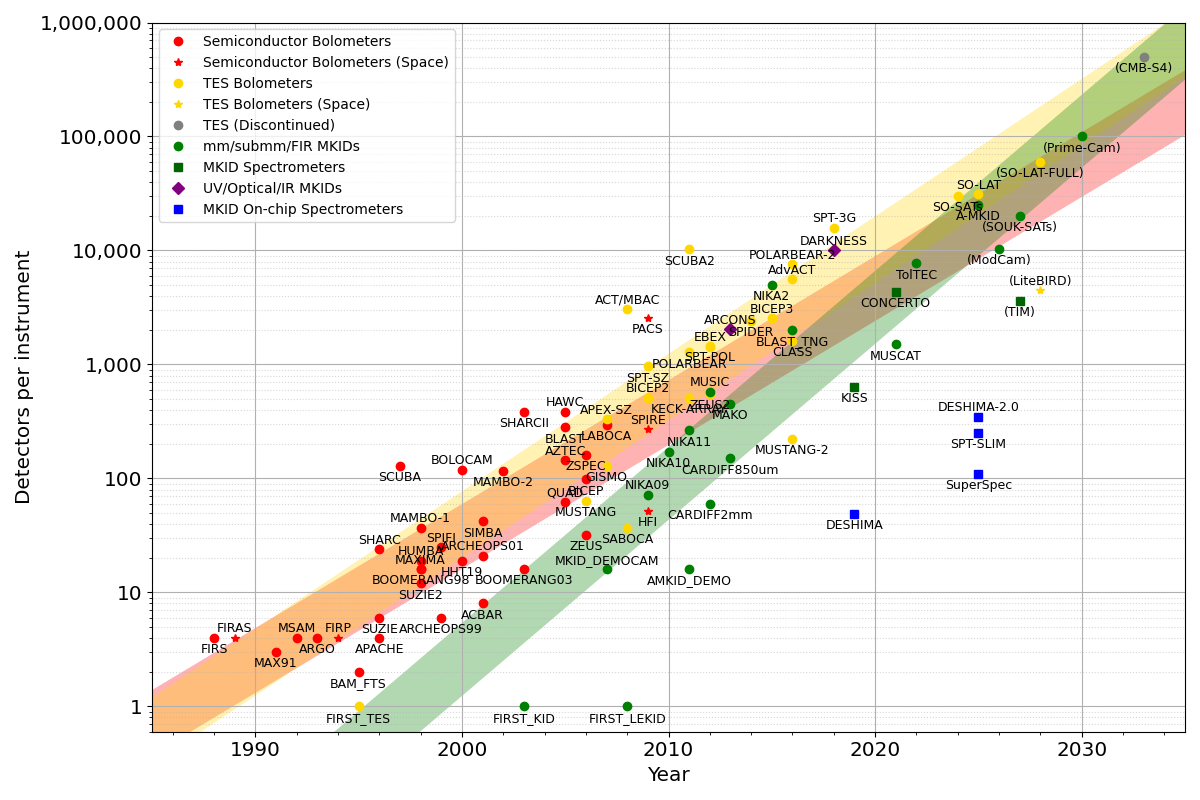

This figure's Python source:
import csv
import matplotlib.pyplot as plt
import numpy as np

#read csv into dict
filename = 'instruments.csv'
reader = csv.DictReader(open(filename), delimiter = '\t', quotechar = '"')
instruments = [i for i in reader if i['Date'].isdigit()]

# Instruments with labels positioned ABOVE the marker
textPositionUpper=['FIRAS','MSAM','FIRP','SHARC','SPIFI','MAMBO-1','HUMBA','MAXIMA','ARCHEOPS01','HAWC','AZTEC','QUAD','APEX-SZ','ACT/MBAC','NIKA09','EBEX','BICEP3','ARCONS','BOLOCAM','MKID_DEMOCAM','POLARBEAR-2','AdvACT','LiteBIRD','DARKNESS','SO-LAT','MUSIC']

# Instruments with labels positioned BELOW the marker (explicitly listed)
textPositionLower=['KISS','SPT-SLIM','TolTEC','TIM','ModCam','SOUK-SATs','SO-LAT-FULL','CMB-S4','ZEUS2','SPT-3G','BLAST_TNG','BICEP2']

# Future instruments (>2025) get parentheses
futureYear = 2025

#prepare plot and add points
f = plt.figure(figsize=(16,16))
ax = f.add_subplot(111)
####for i in instruments:
  #####choose colour / marker
  ####if i['Detector_Subtype'] in ['MKIDCAM', 'First_MKID','MKID','AMKID']:
    ####colour = 'green'
    ####marker = 'o'
  ####elif i['Detector_Subtype'] in ['KIDCAM', 'First_LEKID']:
    ####colour = 'green'
    ####marker = '*'
  ####elif i['Detector_Subtype'] in ['NIKA']:
    ####colour = 'green'
    ####marker = 'v'
  ####elif i['Detector_Subtype'] in ['BLAST']:
    ####colour = 'green'
    ####marker = '^'
  ####elif i['Platform'] == 'Ground':
    ####colour = 'red'
    ####marker = 'v'
  ####elif i['Platform'] == 'Balloon':
    ####colour = 'red'
    ####marker = '^'
  ####elif i['Platform'] == 'Space':
    ####colour = 'red'
    ####marker = '*'
  ####else:
    ####print i['Instrument']
    ####colour = 'red'
    ####marker = 'o'
    
for cnt,i in enumerate(instruments):
  #choose colour / marker
  if i['Detector_Type'] in ['Bolometer','Bolometer1']:
    colour = 'red'
    marker = 'o'
    if i['Detector_Subtype'] in ['TES','TES1']:
      colour = 'gold'
      marker = 'o'
    # Space-based TES (e.g., LiteBIRD)
    if i['Detector_Subtype'] == 'TES-Space':
      colour = 'gold'
      marker = '*'
    # Discontinued TES (e.g., CMB-S4)
    if i['Detector_Subtype'] == 'TES-Discontinued':
      colour = 'gray'
      marker = 'o'
  
  elif i['Detector_Type'] in ['KID','KID1']:
    colour = 'green'
    marker='o'
    # UV/Optical/IR MKIDs (e.g., DARKNESS, ARCONS)
    if i['Detector_Subtype'] == 'MKID-OIR':
      colour = 'purple'
      marker = 'D'
    # On-chip Spectrometer MKIDs (e.g., DESHIMA, SuperSpec, SPT-SLIM)
    elif i['Detector_Subtype'] == 'MKID-Spec':
      colour = 'blue'
      marker = 's'
    # Conventional Spectrometer MKIDs (e.g., KISS, CONCERTO, TIM)
    elif i['Detector_Subtype'] == 'MKID-Spec-Conv':
      colour = 'darkgreen'
      marker = 's'
    # Standard mm/submm/FIR KIDs (including LEKID, MKID, NIKA)
    elif i['Detector_Subtype'] in ['LEKID','LEKID1','MKID','NIKA']:
      colour = 'green'
      marker = 'o'
  
  if i['Platform']=='Space':
    marker='*'
  
  #else:
    #print i['Instrument']
  
  #choose marker symbol
  #if i['Detector_Subtype'] in ['KIDCAM', 'First_LEKID']:
    #marker = 'D'
  #elif i['Detector_Subtype'] in ['MKIDCAM', 'First_MKID']: 
    #marker = 's'
  #elif i['Detector_Subtype'] in ['NIKA']:
    #marker = 's'
  #else:
    #marker = 'o'
  
  #gather data and ignore bad fields
  x = i['Date']
  y = i['Total_Detectors']
  if not x.isdigit():
    print(i['Instrument']+': date is not a number:', i)
    continue
  if not y.isdigit():
    print(i['Instrument']+': number of detectors is not a number:', i)
    continue
  
  #plot
  ax.plot(float(x), float(y), marker = marker, color = colour,  ms=10, alpha=0.7)
  
  # Determine label text (add parentheses for future instruments)
  label_text = i['Instrument']
  if int(x) > futureYear:
    label_text = '(' + label_text + ')'
  
  # Apply position for labels
  if i['Instrument'] in textPositionUpper:
    ax.text(float(x),float(y)*1.05, label_text,size=9,va='bottom',ha='center')
  elif i['Instrument'] in textPositionLower:
    ax.text(float(x),float(y)*0.9, label_text,size=9,va='top',ha='center')
  else:
    # Default: below
    ax.text(float(x),float(y)*0.9, label_text,size=9,va='top',ha='center')
  

#gather data for fits to log10 of number of detectors
# Only include instruments up to 2025 in trend lines
maxYearForTrend = 2025

bolos_x = [float(i['Date']) for i in instruments if i['Detector_Type'] == 'Bolometer' and float(i['Date']) <= maxYearForTrend]
bolos_y = [np.log10(float(i['Total_Detectors'])) for i in instruments if i['Detector_Type'] == 'Bolometer' and float(i['Date']) <= maxYearForTrend]

# TES trend excludes space-based (TES-Space) and discontinued (TES-Discontinued) instruments
tes_x = [float(i['Date']) for i in instruments if i['Detector_Subtype'] == 'TES' and float(i['Date']) <= maxYearForTrend]
tes_y = [np.log10(float(i['Total_Detectors'])) for i in instruments if i['Detector_Subtype'] == 'TES' and float(i['Date']) <= maxYearForTrend]

semicond_x = [float(i['Date']) for i in instruments if (i['Detector_Type'] == 'Bolometer' and i['Detector_Subtype'] not in ['TES', 'TES-Space', 'TES-Discontinued'] and float(i['Date']) <= maxYearForTrend)]
semicond_y = [np.log10(float(i['Total_Detectors'])) for i in instruments if (i['Detector_Type'] == 'Bolometer' and i['Detector_Subtype'] not in ['TES', 'TES-Space', 'TES-Discontinued'] and float(i['Date']) <= maxYearForTrend)]

# KID trend excludes UV/optical/IR MKIDs (MKID-OIR), on-chip Spectrometer MKIDs (MKID-Spec), and future instruments
kids_x = [float(i['Date']) for i in instruments if (i['Detector_Type'] == 'KID' and i['Detector_Subtype'] not in ['MKID-OIR', 'MKID-Spec', 'MKID-Spec-Conv'] and float(i['Date']) <= maxYearForTrend)]
kids_y = [np.log10(float(i['Total_Detectors'])) for i in instruments if (i['Detector_Type'] == 'KID' and i['Detector_Subtype'] not in ['MKID-OIR', 'MKID-Spec', 'MKID-Spec-Conv'] and float(i['Date']) <= maxYearForTrend)]

mkids_x = [float(i['Date']) for i in instruments if i['Detector_Subtype'] in ['MKIDCAM', 'First_MKID','MKID','NIKA','LEKID'] and float(i['Date']) <= maxYearForTrend]
mkids_y = [np.log10(float(i['Total_Detectors'])) for i in instruments if i['Detector_Subtype'] in ['MKIDCAM', 'First_MKID','MKID','NIKA','LEKID'] and float(i['Date']) <= maxYearForTrend]

lekids_x = [float(i['Date']) for i in instruments if i['Detector_Subtype'] in ['NIKA','KIDCAM', 'LEKID'] and float(i['Date']) <= maxYearForTrend]
lekids_y = [np.log10(float(i['Total_Detectors'])) for i in instruments if i['Detector_Subtype'] in ['NIKA','KIDCAM','LEKID'] and float(i['Date']) <= maxYearForTrend]


#fit lines between given dates
bolorange = np.linspace(1980, 2035., 10)
tesrange = np.linspace(1980, 2035., 10)
semicondrange = np.linspace(1980, 2035., 10)
kidrange = np.linspace(1980, 2035., 10)
mkidrange = np.linspace(1980., 2035., 10)
lekidrange = np.linspace(1980., 2035., 10)

bolo_poly = np.polyfit(bolos_x, bolos_y, 1)
bolo_fit = np.poly1d(bolo_poly)(bolorange)

semicond_poly =  np.polyfit(semicond_x, semicond_y, 1)
semicond_fit = np.poly1d(semicond_poly)(semicondrange)

tes_poly =  np.polyfit(tes_x, tes_y, 1)
tes_fit = np.poly1d(tes_poly)(tesrange)


kids_poly = np.polyfit(kids_x, kids_y, 1)
kids_fit = np.poly1d(kids_poly)(kidrange)

mkid_poly = np.polyfit(mkids_x, mkids_y, 1)
mkid_fit = np.poly1d(mkid_poly)(mkidrange)

lekid_poly = np.polyfit(lekids_x, lekids_y, 1)
lekid_fit = np.poly1d(lekid_poly)(lekidrange)


##make points for legend
#plt.plot([], 'v', ms=16, color = 'red', label = 'Ground based bolometers')
#plt.plot([], 'o', ms=16, color = 'red', label = 'Air-borne bolometers')
#plt.plot([], '*', ms=16, color = 'red', label = 'Space based bolometers')
#plt.plot([], '^', ms=16, color = 'red', label = 'Balloon-borne bolometers')
#plt.plot([], 'v', ms=16, color = 'green', label = 'NIKA KIDs')
#plt.plot([], 'o', ms=16, color = 'green', label = 'Caltech/JPL KIDs')
#plt.plot([], '*', ms=16, color = 'green', label = 'Cardiff KIDs')
#plt.plot([], '^', ms=16, color = 'green', label = 'Balloon KIDs')

#make points for legend
plt.plot([], 'o', ms=16, color = 'red',alpha=0.7, label = 'Semiconductor Bolometers')
plt.plot([], '*', ms=16, color = 'red',alpha=0.7, label = 'Semiconductor Bolometers (Space)')
plt.plot([], 'o', ms=16, color = 'gold',alpha=0.7, label = 'TES Bolometers')
plt.plot([], '*', ms=16, color = 'gold',alpha=0.7, label = 'TES Bolometers (Space)')
plt.plot([], 'o', ms=16, color = 'gray',alpha=0.7, label = 'TES (Discontinued)')
plt.plot([], 'o', ms=16, color = 'green',alpha=0.7, label = 'mm/submm/FIR MKIDs')
plt.plot([], 's', ms=16, color = 'darkgreen',alpha=0.7, label = 'MKID Spectrometers')
plt.plot([], 'D', ms=16, color = 'purple',alpha=0.7, label = 'UV/Optical/IR MKIDs')
plt.plot([], 's', ms=16, color = 'blue',alpha=0.7, label = 'MKID On-chip Spectrometers')

#plot trends accounting for log axis
#ax.plot(bolorange, 10**bolo_fit, 'b--')#label = 'Bolometers trend')
#ax.plot(semicondrange,10**semicond_fit, '-',color='red',lw=64,zorder=0,alpha=0.15)#label = 'Non-TES bolometer trend')
#ax.plot(tesrange,10**tes_fit, '-',color='gold',lw=64,zorder=0,alpha=0.15)#label = 'TES trend')
#ax.plot(kidrange, 10**kids_fit, '-',color='green',lw=64,zorder=0,alpha=0.15)#label = 'KIDs trend')
ax.plot(semicondrange,10**semicond_fit, '-',color='red',lw=40,zorder=0,alpha=0.3)#label = 'Non-TES bolometer trend')
ax.plot(tesrange,10**tes_fit, '-',color='gold',lw=40,zorder=0,alpha=0.3)#label = 'TES trend')
ax.plot(kidrange, 10**kids_fit, '-',color='green',lw=40,zorder=0,alpha=0.3)#label = 'KIDs trend')

#ax.plot(mkidrange, 10**mkid_fit, 'g--', )#label = 'KIDs trend')
#ax.plot(lekidrange, 10**lekid_fit, 'r--', )#label = 'Cardiff KIDs trend')


#decorations
ax.semilogy()
ax.yaxis.set_major_formatter(plt.FuncFormatter(lambda x, p: format(int(x), ',')))
ax.set_ylim(0.6, 1000000.)
ax.set_xlim(1985, 2035)
ax.tick_params(axis='x', labelsize='x-large')
ax.tick_params(axis='y', labelsize='x-large')
ax.set_ylabel('Detectors per instrument',fontsize='x-large')
ax.set_xlabel('Year',fontsize='x-large')
plt.grid(which='major')
plt.grid(which='minor', axis='y', linestyle=':', alpha=0.5)
ax.minorticks_on()
plt.legend(loc = 0, numpoints = 1, prop = {'size':9})
plt.title('Detector counts over time for mm/sub-mm/FIR astronomical instruments', fontsize='xx-large')
plt.savefig('instruments.png')

plt.show()
